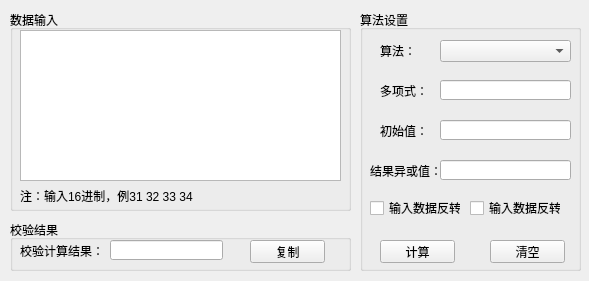
<?xml version="1.0" encoding="UTF-8"?>
<ui version="4.0">
 <class>myWidget</class>
 <widget class="QWidget" name="myWidget">
  <property name="geometry">
   <rect>
    <x>0</x>
    <y>0</y>
    <width>589</width>
    <height>281</height>
   </rect>
  </property>
  <property name="windowTitle">
   <string>myWidget</string>
  </property>
  <widget class="QGroupBox" name="groupBox">
   <property name="geometry">
    <rect>
     <x>10</x>
     <y>10</y>
     <width>341</width>
     <height>201</height>
    </rect>
   </property>
   <property name="title">
    <string>数据输入</string>
   </property>
   <widget class="QPlainTextEdit" name="plainTextEdit">
    <property name="geometry">
     <rect>
      <x>10</x>
      <y>20</y>
      <width>321</width>
      <height>151</height>
     </rect>
    </property>
   </widget>
   <widget class="QLabel" name="label">
    <property name="geometry">
     <rect>
      <x>10</x>
      <y>170</y>
      <width>321</width>
      <height>31</height>
     </rect>
    </property>
    <property name="text">
     <string>注：输入16进制，例31 32 33 34</string>
    </property>
   </widget>
  </widget>
  <widget class="QGroupBox" name="groupBox_2">
   <property name="geometry">
    <rect>
     <x>360</x>
     <y>10</y>
     <width>221</width>
     <height>261</height>
    </rect>
   </property>
   <property name="title">
    <string>算法设置</string>
   </property>
   <widget class="QComboBox" name="comboBox">
    <property name="geometry">
     <rect>
      <x>80</x>
      <y>30</y>
      <width>131</width>
      <height>22</height>
     </rect>
    </property>
   </widget>
   <widget class="QLabel" name="label_3">
    <property name="geometry">
     <rect>
      <x>20</x>
      <y>30</y>
      <width>51</width>
      <height>21</height>
     </rect>
    </property>
    <property name="text">
     <string>算法：</string>
    </property>
   </widget>
   <widget class="QLabel" name="label_4">
    <property name="geometry">
     <rect>
      <x>20</x>
      <y>70</y>
      <width>51</width>
      <height>21</height>
     </rect>
    </property>
    <property name="text">
     <string>多项式：</string>
    </property>
   </widget>
   <widget class="QLineEdit" name="lineEdit_2">
    <property name="geometry">
     <rect>
      <x>80</x>
      <y>70</y>
      <width>131</width>
      <height>20</height>
     </rect>
    </property>
   </widget>
   <widget class="QLabel" name="label_5">
    <property name="geometry">
     <rect>
      <x>20</x>
      <y>110</y>
      <width>51</width>
      <height>21</height>
     </rect>
    </property>
    <property name="text">
     <string>初始值：</string>
    </property>
   </widget>
   <widget class="QLineEdit" name="lineEdit_3">
    <property name="geometry">
     <rect>
      <x>80</x>
      <y>110</y>
      <width>131</width>
      <height>20</height>
     </rect>
    </property>
   </widget>
   <widget class="QLineEdit" name="lineEdit_4">
    <property name="geometry">
     <rect>
      <x>80</x>
      <y>150</y>
      <width>131</width>
      <height>20</height>
     </rect>
    </property>
   </widget>
   <widget class="QLabel" name="label_6">
    <property name="geometry">
     <rect>
      <x>10</x>
      <y>150</y>
      <width>71</width>
      <height>21</height>
     </rect>
    </property>
    <property name="text">
     <string>结果异或值：</string>
    </property>
   </widget>
   <widget class="QCheckBox" name="checkBox">
    <property name="geometry">
     <rect>
      <x>10</x>
      <y>190</y>
      <width>91</width>
      <height>16</height>
     </rect>
    </property>
    <property name="text">
     <string>输入数据反转</string>
    </property>
   </widget>
   <widget class="QCheckBox" name="checkBox_2">
    <property name="geometry">
     <rect>
      <x>110</x>
      <y>190</y>
      <width>91</width>
      <height>16</height>
     </rect>
    </property>
    <property name="text">
     <string>输入数据反转</string>
    </property>
   </widget>
   <widget class="QPushButton" name="pushButton_2">
    <property name="geometry">
     <rect>
      <x>20</x>
      <y>230</y>
      <width>75</width>
      <height>23</height>
     </rect>
    </property>
    <property name="text">
     <string>计算</string>
    </property>
   </widget>
   <widget class="QPushButton" name="pushButton_3">
    <property name="geometry">
     <rect>
      <x>130</x>
      <y>230</y>
      <width>75</width>
      <height>23</height>
     </rect>
    </property>
    <property name="text">
     <string>清空</string>
    </property>
   </widget>
  </widget>
  <widget class="QGroupBox" name="groupBox_3">
   <property name="geometry">
    <rect>
     <x>10</x>
     <y>220</y>
     <width>341</width>
     <height>51</height>
    </rect>
   </property>
   <property name="title">
    <string>校验结果</string>
   </property>
   <widget class="QLabel" name="label_2">
    <property name="geometry">
     <rect>
      <x>10</x>
      <y>20</y>
      <width>81</width>
      <height>21</height>
     </rect>
    </property>
    <property name="text">
     <string>校验计算结果：</string>
    </property>
   </widget>
   <widget class="QLineEdit" name="lineEdit">
    <property name="geometry">
     <rect>
      <x>100</x>
      <y>20</y>
      <width>113</width>
      <height>20</height>
     </rect>
    </property>
   </widget>
   <widget class="QPushButton" name="pushButton">
    <property name="geometry">
     <rect>
      <x>240</x>
      <y>20</y>
      <width>75</width>
      <height>23</height>
     </rect>
    </property>
    <property name="text">
     <string>复制</string>
    </property>
   </widget>
  </widget>
 </widget>
 <resources/>
 <connections/>
</ui>
